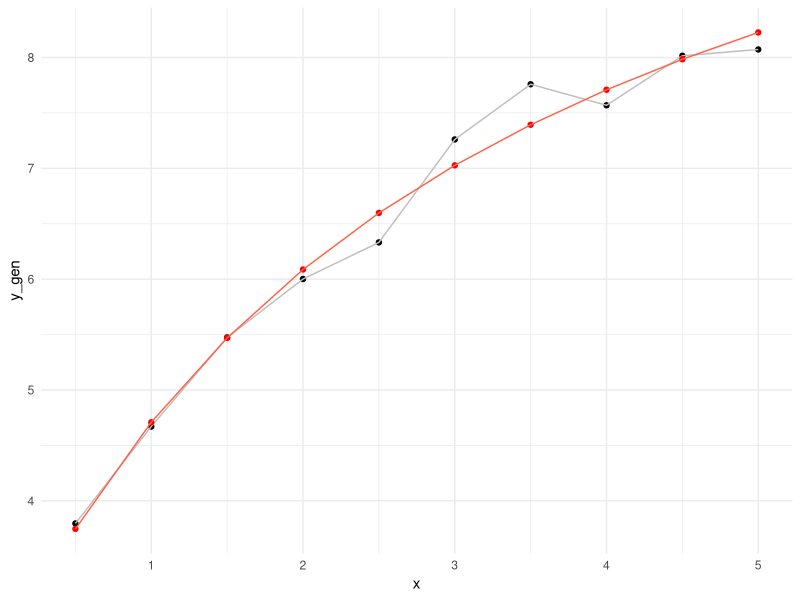

Here is the R script that generated this plot:
## ---- chunk 1

knitr::opts_chunk$set(
  fig.width = 6,
  fig.height = 4,
  out.extra='',
  echo = FALSE,
  warning = FALSE,
  message = FALSE,
  error = FALSE,
  cache=FALSE,
  dev.args = list(png = list(type = "cairo")))

knitr::opts_chunk$set(
  fig.pos = "H",
  out.extra = "",
  fig.align = "center",
  dev = "pdf",
  dev.args = list(encoding="CP1257.enc")
)

set.seed(282241)

## ---- chunk 2
library(knitr)
library(ggplot2)
library(patchwork)
library(readxl)
library(kableExtra)
library(car)
library(GGally)
library(corrplot)
library(MASS)
## ---- chunk 3
# Parametry
n <- 10
x <- (1:10)/2
b1 <- 10
b2 <- 3
b3 <- 2
sig <- 1/2
## ---- chunk 4
y_gen <- (b1*x)/(b2+x)+b3 + rnorm(10,mean = 0, sd = sig)

## ---- chunk 5

fun_g <- function(x,beta){
  return((beta[1] * x) / (beta[2] + x) + beta[3])
}

grad_g <- function(x, beta){
  return(c(x/(beta[2]+x), - (beta[1] *x)/(beta[2]+x)^2,1))
}

## ---- chunk 6

mac_G <- function(wek_x, beta){
  n <- length(wek_x)
  p <- length(beta)
  mac <- matrix(nrow = n, ncol = p)
  for (i in 1:n){
    mac[i, ] <- grad_g(wek_x[i], beta = beta)
  }
  return(mac)
}
## ---- chunk 7
G_N <- function(x,y, beta_0 = c(8,2,1), eps=0.0001 , M=100){
  
  p <- length(beta_0)
  
  stare_beta <- beta_0
  for (i in 1:M){
    
    y_prog <- fun_g(x, stare_beta)
    G <- mac_G(x, beta = stare_beta)
      
    krok <- ginv(t(G) %*% G) %*%
      t(G)%*%(y-y_prog)
    
    nowe_beta <- stare_beta + krok

    # Warunek stopu
    if (sqrt(sum((nowe_beta-stare_beta)^2))<eps){
      break
    }
    stare_beta <- nowe_beta
  }
  
  # Oszacowanie wariancji
  y_koniec <- fun_g(x, nowe_beta)
  SSR <- sum((y - y_koniec)^2)
  sig_kw <- SSR / (n - p)
  
  # Oszacowanie macierzy kowariancji
  mac_cov <- sig_kw * ginv(t(G)%*%G)
  
  return(list(beta_est = nowe_beta, sigma2_est = sig_kw, iteracje = i, macierz_cov = mac_cov))
}
## ---- chunk 8
G_N_rozw <- G_N(x,y_gen)
## ---- chunk 9

G_N_tab <- function(x,
                    y,
                    beta_0 = c(8, 2, 1),
                    eps = 0.0001 ,
                    M = 100) {
  n <- length(x)
  p <- length(beta_0)
  
  historia <- data.frame()
  
  stare_beta <- beta_0
  for (i in 1:M) {
    y_prog <- fun_g(x, stare_beta)
    G <- mac_G(x, beta = stare_beta)
    
    krok <- ginv(t(G) %*% G) %*%
      t(G) %*% (y - y_prog)
    
    
    SSR <- sum((y - y_prog) ^ 2)
    L_log <- -n / 2 * log(2 * pi) - n / 2 * log(SSR / (n - p)) - (n - p) /
      2
    
    historia <- rbind(
      historia,
      data.frame(
        krok = i - 1,
        beta1 = stare_beta[1],
        beta2 = stare_beta[2],
        beta3 = stare_beta[3],
        sigma_kw = SSR / (n - p),
        L = L_log
      )
    )
    
    nowe_beta <- stare_beta + krok
    
    # Warunek stopu
    if (sqrt(sum((nowe_beta - stare_beta) ^ 2)) < eps) {
      break
    }
    stare_beta <- nowe_beta
  }
  
  # Oszacowanie wariancji
  y_koniec <- fun_g(x, nowe_beta)
  SSR <- sum((y - y_koniec) ^ 2)
  sig_kw <- SSR / (n - p)
  
  L_log <- -n / 2 * log(2 * pi) - n / 2 * log(SSR / (n - p)) - (n - p) /
    2
  
  
  historia <- rbind(
    historia,
    data.frame(
      krok = i,
      beta1 = nowe_beta[1],
      beta2 = nowe_beta[2],
      beta3 = nowe_beta[3],
      sigma_kw = SSR / (n - p),
      L = L_log
    )
  )
  
  
  return(list(
    beta_est = nowe_beta,
    sigma2_est = sig_kw,
    iteracje = i,
    historia = historia
  ))
}

## ---- chunk 10
# Algorytm z historią
GN_historia <- G_N_tab(x,y_gen)

g<-function(x,b1,b2,b3){
  return(b1*x/(b2+x)+b3)}

wiarogodność <- function(x,y,b1,b2,b3,sigma){
  n<-length(y)
  return(-n/2*(log(2*pi*sigma))-sum((y-g(x,b1,b2,b3))^2)/2/sigma)}

pierwsze_i_ostatnie_obs <- rbind(GN_historia$historia[c(1,2,3,7),], c("rzeczywiste",10,3,2,1/4,wiarogodność(x,y_gen,10,3,2,1/4)))

## ---- chunk 11
pierwsze_i_ostatnie_obs
## ---- chunk 12
y_pred <- fun_g(x, G_N_rozw$beta_est)
## ---- chunk 13
ggplot()+
  geom_point(aes(x=x,y=y_gen), col = "black")+
  geom_line(aes(x=x,y=y_gen), col = "gray")+
  geom_point(aes(x=x,y=y_pred), col = "red1") +
  geom_line(aes(x=x,y=y_pred), col = "tomato1") +
  theme_minimal()
## ---- chunk 14
G_N_rozw$macierz_cov
## ---- chunk 15
GN_historia_8.1 <- G_N_tab(x,y_gen, beta_0 =c(9.7,2.9,2))

GN_historia_8.2 <- G_N_tab(x,y_gen, beta_0 =c(1, 1, 1))
## ---- chunk 16
GN_historia_8.1$historia
## ---- chunk 17
GN_historia_8.2$historia
